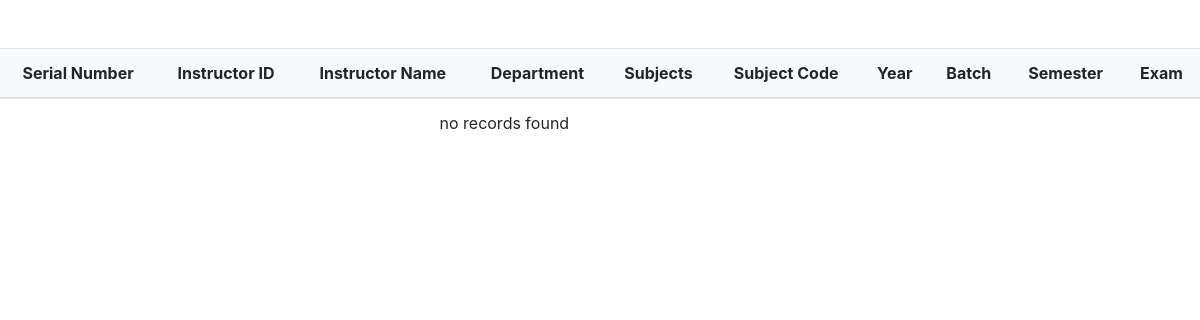
Before: /instructor/subjectshowup.php (signed in) with the older database file.
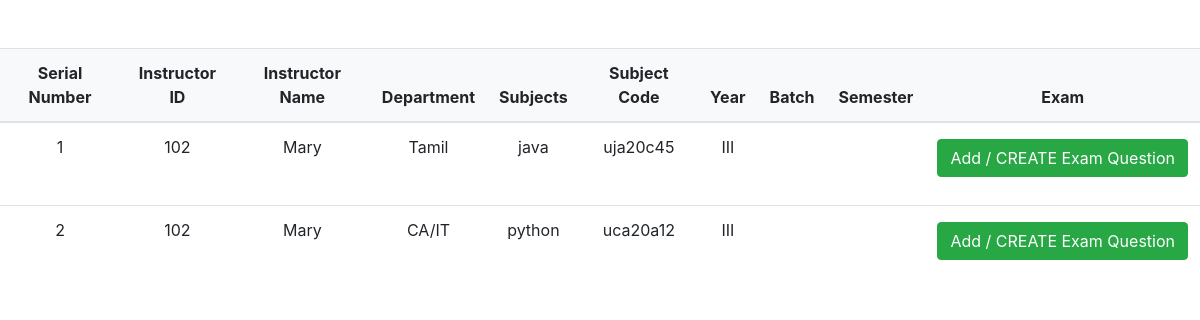
After: the same page with the newer database file.
### tables this page shows
CREATE TABLE `instructorsubject` (
  `id` int(45) NOT NULL,
  `instructor_id` varchar(500) NOT NULL,
  `instructor_name` varchar(500) NOT NULL,
  `instructor_gmail` varchar(50) NOT NULL,
  `instructor_department` varchar(50) NOT NULL,
  `department` varchar(50) NOT NULL,
  `subject` varchar(500) NOT NULL,
  `subjectcode` varchar(50) NOT NULL,
  `Year` varchar(10) NOT NULL
);

### instructor/subjectshowup.php (the view, shortened to what this page needs)
<!DOCTYPE html>
<html>
<head>
  <link rel="stylesheet" href="https://cdn.jsdelivr.net/npm/bootstrap@4.0.0/dist/css/bootstrap.min.css">
</head>
<body>
  <br><br>
  <table class="table align-middle mb-0 bg-white table-hover">
    <thead class="bg-light">
      <tr>
        <th>Serial Number</th>
        <th>Instructor ID</th>
        <th>Instructor Name</th>
        <th>Department</th>
        <th>Subjects</th>
        <th>Subject Code</th>
        <th>Year</th>
        <th>Batch</th>
        <th>Semester</th>
        <th>Exam</th>
      </tr>
    </thead>
    <tbody>
      <?php
      include_once('../dbconfig.php');
      if ($connection) {
        $count = 1;
        $inst_id = $_SESSION['instructor_id'];
        $instructor_name = $_SESSION['instructor_name'];
        $instructor_gmail=$_SESSION['instructor_gmail'];
        $query = "select * from instructorsubject where instructor_id='$inst_id' and instructor_name='$instructor_name' and instructor_gmail='$instructor_gmail'";
        $result = mysqli_query($connection, $query);
        if (mysqli_num_rows($result) > 0) {
          while ($row = mysqli_fetch_array($result)) {
      ?>
            <tr>
              <td>
                <?php echo ($count); ?>
              </td>
              <td>
                <div class="ms-3">
                  <p class="fw-bold mb-1"><?php echo ($row[1]); ?></p>
                </div>
              </td>
              <td>
                <div class="ms-3">
                  <p class="fw-bold mb-1"><?php echo ($row[2]); ?></p>
                </div>
              </td>
              <td>
                <div class="ms-3">
                  <p class="fw-bold mb-1"><?php echo ($row[5]); ?></p>
                </div>
              </td>
              <td>
                <div class="ms-3">
                  <p class="fw-bold mb-1"><?php echo ($row[6]); ?></p>
                </div>
              </td>
              <td>
                <div class="ms-3">
                  <p class="fw-bold mb-1"><?php echo ($row[7]); ?></p>
                </div>
              </td>
              <td>
                <div class="ms-3">
                  <p class="fw-bold mb-1"><?php echo ($row[8]); ?></p>
                </div>
              </td>
              <td>
              </td>
              <td>
              </td>
              <td>
                <div class="ms-3">
                  <p class="fw-bold mb-1">
                    <html>
                    <body>
                      <form method="post" action="create-exam-html.php?department=<?php echo ($row[5]); ?>&subject=<?php echo ($row[6]); ?>& subjectcode=<?php echo ($row[7]); ?>&year=<?php echo ($row[8]); ?>&batch=<?php echo ($row[9]); ?>&sem=<?php echo ($row[10]); ?>">
                        <input type="submit" class="btn btn-success" value="Add / CREATE Exam Question ">
                      </form>
                    </body>
                    </html>
                  </p>
                </div>
              </td>
            </tr>
          <?php
            $count = $count + 1;
          }
        } else {
          ?>
          <tr>
            <td colspan="8">no records found</td>
          </tr>
      <?php
        }
      } else {
        die('could not connect with database' . mysqli_connect_error());
      }
      ?>
    </tbody>
  </table>
</body>
</html>

### instructor/subjectshowup.php (style rules this page uses)
td, th { text-align: center; }

Changed rows visible on the page:
added instructorsubject: instructor "102", instructor_name "Mary", department "Tamil", subject "java", subjectcode "uja20c45", Year "III"
added instructorsubject: instructor "102", instructor_name "Mary", department "CA/IT", subject "python", subjectcode "uca20a12", Year "III"
Other visible differences:
text no longer shown: "no records found"
